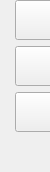
       <widget class="QFrame" name="leftframe">
        <property name="minimumSize">
         <size>
          <width>40</width>
          <height>0</height>
         </size>
        </property>
        <property name="maximumSize">
         <size>
          <width>50</width>
          <height>16777215</height>
         </size>
        </property>
        <property name="autoFillBackground">
         <bool>false</bool>
        </property>
        <layout class="QVBoxLayout" name="verticalLayout_3">
         <property name="spacing">
          <number>0</number>
         </property>
         <property name="leftMargin">
          <number>0</number>
         </property>
         <property name="topMargin">
          <number>0</number>
         </property>
         <property name="rightMargin">
          <number>0</number>
         </property>
         <property name="bottomMargin">
          <number>0</number>
         </property>
         <item>
          <widget class="QFrame" name="leftframe_top">
           <property name="minimumSize">
            <size>
             <width>40</width>
             <height>0</height>
            </size>
           </property>
           <property name="maximumSize">
            <size>
             <width>50</width>
             <height>65535</height>
            </size>
           </property>
           <property name="styleSheet">
            <string notr="true"/>
           </property>
           <layout class="QVBoxLayout" name="verticalLayout_2">
            <property name="leftMargin">
             <number>15</number>
            </property>
            <property name="topMargin">
             <number>0</number>
            </property>
            <property name="rightMargin">
             <number>0</number>
            </property>
            <property name="bottomMargin">
             <number>0</number>
            </property>
            <item>
             <widget class="QPushButton" name="left_first_button">
              <property name="minimumSize">
               <size>
                <width>50</width>
                <height>40</height>
               </size>
              </property>
              <property name="text">
               <string/>
              </property>
              <property name="iconSize">
               <size>
                <width>20</width>
                <height>20</height>
               </size>
              </property>
             </widget>
            </item>
            <item>
             <widget class="QPushButton" name="left_third_button">
              <property name="minimumSize">
               <size>
                <width>50</width>
                <height>40</height>
               </size>
              </property>
              <property name="text">
               <string/>
              </property>
              <property name="iconSize">
               <size>
                <width>20</width>
                <height>20</height>
               </size>
              </property>
             </widget>
            </item>
            <item>
             <widget class="QPushButton" name="left_forth_button">
              <property name="minimumSize">
               <size>
                <width>50</width>
                <height>40</height>
               </size>
              </property>
              <property name="styleSheet">
               <string notr="true"/>
              </property>
              <property name="text">
               <string/>
              </property>
              <property name="iconSize">
               <size>
                <width>20</width>
                <height>20</height>
               </size>
              </property>
             </widget>
            </item>
           </layout>
          </widget>
         </item>
         <item>
          <spacer name="verticalSpacer">
           <property name="orientation">
            <enum>Qt::Vertical</enum>
           </property>
           <property name="sizeHint" stdset="0">
            <size>
             <width>20</width>
             <height>40</height>
            </size>
           </property>
          </spacer>
         </item>
        </layout>
       </widget>
